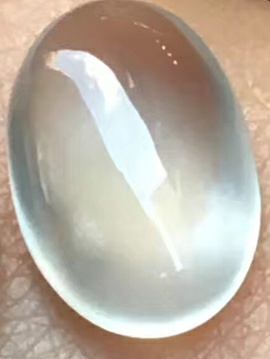
#> input picture ff4e9adb85e0b62f8b80d67891408ed4.origin.jpg, 270 x 359 px
$ python -i generator.py   (imports and definitions only)   (older library calls are emulated)
#> lines starting #> are read from the running program, lines starting #| are printed output that depends on the picture
import numpy as np
import numbers
import random
import os
from PIL import Image, ImageStat


# [66 lines left out: functions to_categorical, resize, randomRotation, randomCrop, centerCrop, randomHorizontalFlip, not called in this run]


def randomSwap(img, size):
    if isinstance(size, numbers.Number):
        size = (int(size), int(size))
    else:
        assert len(size) == 2, "Please provide only two dimensions (h, w) for size."
        size = size

    widthcut, highcut = img.size
    # size
    img = img.crop((10, 10, widthcut - 10, highcut - 10))

    images = crop_image(img, size)
    pro = 5
    if pro >= 5:
        tmpx = []
        tmpy = []
        count_x = 0
        count_y = 0
        k = 1
        RAN = 2
        for i in range(size[1] * size[0]):
            tmpx.append(images[i])
            count_x += 1
            if len(tmpx) >= k:
                tmp = tmpx[count_x - RAN:count_x]
                random.shuffle(tmp)
                tmpx[count_x - RAN:count_x] = tmp
            if count_x == size[0]:
                tmpy.append(tmpx)
                count_x = 0
                count_y += 1
                tmpx = []
            if len(tmpy) >= k:
                tmp2 = tmpy[count_y - RAN:count_y]
                random.shuffle(tmp2)
                tmpy[count_y - RAN:count_y] = tmp2
        random_im = []
        for line in tmpy:
            random_im.extend(line)

        # random.shuffle(images)
        width, high = img.size
        iw = int(width / size[0])
        ih = int(high / size[1])
        toImage = Image.new('RGB', (iw * size[0], ih * size[1]))
        x = 0
        y = 0
        for i in random_im:
            i = i.resize((iw, ih), Image.ANTIALIAS)
            toImage.paste(i, (x * iw, y * ih))
            x += 1
            if x == size[0]:
                x = 0
                y += 1
    else:
        toImage = img
    toImage = toImage.resize((widthcut, highcut))
    return toImage


# [12 lines left out: function normalize, not called in this run]


def swap(img):
    img = randomSwap(img, (7, 7))
    return img


# [121 lines left out: functions unswap, totensor, noswap, crop_image, get_random_data, data_generator and 1 more, not called in this run]

>>> import cv2
>>> picture = cv2.imread('ff4e9adb85e0b62f8b80d67891408ed4.origin.jpg', cv2.IMREAD_GRAYSCALE)
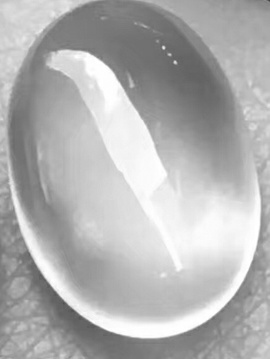
#> picture: shape (359, 270); min 67, max 255, mean 177.1
>>> result = swap(picture)
#> (the run stopped early here; a loop or call above may not have finished)
